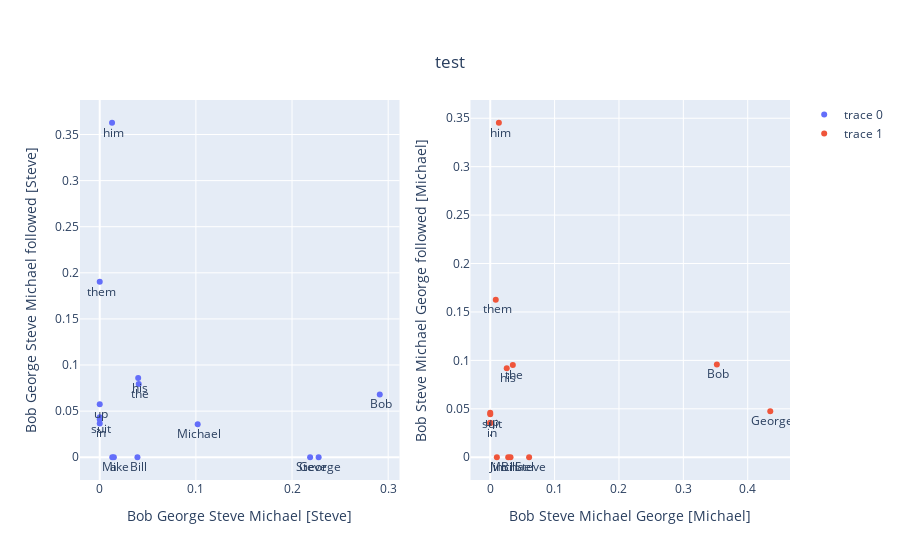

Notebook source saved alongside this figure:
### Code cell
plot_two(prompt1, prompt2, prompt3, prompt4, f"{A1} {B1} {C1} {D1} [{C1}]", f"{A1} {B1} {C1} {D1} followed [{C1}]", f"{A2} {B2} {C2} {D2} [{C2}]", f"{A2} {B2} {C2} {D2} followed [{C2}]")

### Figure 1 — Plotly figure (JSON) as saved in the notebook; plotly's stock layout.template omitted (floating-point values rounded to 4 significant figures)
{"data": [{"mode": "markers+text", "text": [" his", " Mike", " up", " George", " him", " in", " Steve", " the", " suit", " Bill", " them", ".", " Bob", " a", " Michael"], "textposition": "bottom center", "type": "scatter", "x": [0.03999, 0.01471, 0, 0.2277, 0.01282, 0, 0.2188, 0.04055, 0, 0.03924, 0, 0, 0.2913, 0.01306, 0.1019], "xaxis": "x", "y": [0.08585, 0, 0.05739, 0, 0.3627, 0.03655, 0, 0.07935, 0.04084, 0, 0.1902, 0.04326, 0.06812, 0, 0.03569], "yaxis": "y"}, {"mode": "markers+text", "text": [" his", " up", " Jim", " George", " him", " in", " Steve", " the", " suit", " Bill", " them", ".", " Bob", " Michael"], "textposition": "bottom center", "type": "scatter", "x": [0.02563, 0, 0.01029, 0.435, 0.01345, 0, 0.06039, 0.03513, 0, 0.02794, 0.008603, 0, 0.352, 0.03152], "xaxis": "x2", "y": [0.09201, 0.04606, 0, 0.04761, 0.3453, 0.0352, 0, 0.09529, 0.04452, 0, 0.1626, 0.03567, 0.09565, 0], "yaxis": "y2"}], "layout": {"title": {"text": "test", "x": 0.5, "xanchor": "center", "y": 0.9, "yanchor": "top"}, "xaxis": {"anchor": "y", "domain": [0, 0.45], "title": {"text": "Bob George Steve Michael [Steve]"}}, "xaxis2": {"anchor": "y2", "domain": [0.55, 1], "title": {"text": "Bob Steve Michael George [Michael]"}}, "yaxis": {"anchor": "x", "domain": [0, 1], "title": {"text": "Bob George Steve Michael followed [Steve]"}}, "yaxis2": {"anchor": "x2", "domain": [0, 1], "title": {"text": "Bob Steve Michael George followed [Michael]"}}}}
